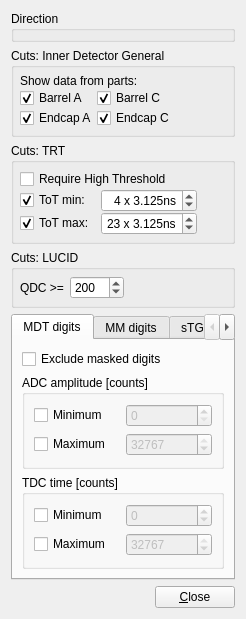
<ui version="4.0" >
 <class>RawDataSysSettingsCutsForm</class>
 <widget class="QWidget" name="RawDataSysSettingsCutsForm" >
  <property name="geometry" >
   <rect>
    <x>0</x>
    <y>0</y>
    <width>218</width>
    <height>383</height>
   </rect>
  </property>
  <property name="windowTitle" >
   <string>Form</string>
  </property>
  <layout class="QVBoxLayout" name="verticalLayout" >
   <item>
    <widget class="QGroupBox" name="groupBox_2" >
     <property name="title" >
      <string>Direction</string>
     </property>
     <layout class="QVBoxLayout" >
      <property name="margin" >
       <number>4</number>
      </property>
      <item>
       <widget class="VP1EtaPhiCutWidget" native="1" name="etaPhiCutWidget" />
      </item>
     </layout>
    </widget>
   </item>
   <item>
    <widget class="QGroupBox" name="groupBox_cuts_idgeneral" >
     <property name="title" >
      <string>Cuts: Inner Detector General</string>
     </property>
     <layout class="QHBoxLayout" name="_2" >
      <property name="spacing" >
       <number>0</number>
      </property>
      <property name="margin" >
       <number>6</number>
      </property>
      <item>
       <layout class="QGridLayout" name="_3" >
        <property name="horizontalSpacing" >
         <number>-1</number>
        </property>
        <property name="verticalSpacing" >
         <number>0</number>
        </property>
        <item row="0" column="0" colspan="2" >
         <widget class="QLabel" name="label_9" >
          <property name="text" >
           <string>Show data from parts:</string>
          </property>
         </widget>
        </item>
        <item row="1" column="0" >
         <widget class="QCheckBox" name="checkBox_cut_indet_barrelA" >
          <property name="text" >
           <string>Barrel A</string>
          </property>
          <property name="checked" >
           <bool>true</bool>
          </property>
         </widget>
        </item>
        <item row="1" column="1" >
         <widget class="QCheckBox" name="checkBox_cut_indet_barrelC" >
          <property name="text" >
           <string>Barrel C</string>
          </property>
          <property name="checked" >
           <bool>true</bool>
          </property>
         </widget>
        </item>
        <item row="2" column="0" >
         <widget class="QCheckBox" name="checkBox_cut_indet_endcapA" >
          <property name="text" >
           <string>Endcap A</string>
          </property>
          <property name="checked" >
           <bool>true</bool>
          </property>
         </widget>
        </item>
        <item row="2" column="1" >
         <widget class="QCheckBox" name="checkBox_cut_indet_endcapC" >
          <property name="text" >
           <string>Endcap C</string>
          </property>
          <property name="checked" >
           <bool>true</bool>
          </property>
         </widget>
        </item>
       </layout>
      </item>
      <item>
       <spacer>
        <property name="orientation" >
         <enum>Qt::Horizontal</enum>
        </property>
        <property name="sizeHint" stdset="0" >
         <size>
          <width>1</width>
          <height>20</height>
         </size>
        </property>
       </spacer>
      </item>
     </layout>
    </widget>
   </item>
   <item>
    <widget class="QGroupBox" name="groupBox_cuts_trt" >
     <property name="title" >
      <string>Cuts: TRT</string>
     </property>
     <layout class="QHBoxLayout" name="_4" >
      <property name="margin" >
       <number>6</number>
      </property>
      <item>
       <layout class="QGridLayout" name="_5" >
        <property name="horizontalSpacing" >
         <number>-1</number>
        </property>
        <property name="verticalSpacing" >
         <number>0</number>
        </property>
        <item row="0" column="0" colspan="2" >
         <widget class="QCheckBox" name="checkbox_cut_trt_needHT" >
          <property name="toolTip" >
           <string>If set, do not show TRT PRD which have the 'isNoise' flag set.</string>
          </property>
          <property name="text" >
           <string>Require High Threshold</string>
          </property>
          <property name="checked" >
           <bool>false</bool>
          </property>
         </widget>
        </item>
        <item row="1" column="0" >
         <widget class="QCheckBox" name="checkbox_cut_trt_TotMin" >
          <property name="toolTip" >
           <string>If set, do not show TRT PRD which have the 'isNoise' flag set.</string>
          </property>
          <property name="text" >
           <string>ToT min:</string>
          </property>
          <property name="checked" >
           <bool>true</bool>
          </property>
         </widget>
        </item>
        <item row="1" column="1" >
         <widget class="QSpinBox" name="spinBox_cut_trt_ToTMin" >
          <property name="alignment" >
           <set>Qt::AlignRight|Qt::AlignTrailing|Qt::AlignVCenter</set>
          </property>
          <property name="suffix" >
           <string> x 3.125ns</string>
          </property>
          <property name="maximum" >
           <number>24</number>
          </property>
          <property name="singleStep" >
           <number>1</number>
          </property>
          <property name="value" >
           <number>4</number>
          </property>
         </widget>
        </item>
        <item row="2" column="0" >
         <widget class="QCheckBox" name="checkbox_cut_trt_TotMax" >
          <property name="toolTip" >
           <string>If set, do not show TRT PRD which have the 'isNoise' flag set.</string>
          </property>
          <property name="text" >
           <string>ToT max:</string>
          </property>
          <property name="checked" >
           <bool>true</bool>
          </property>
         </widget>
        </item>
        <item row="2" column="1" >
         <widget class="QSpinBox" name="spinBox_cut_trt_ToTMax" >
          <property name="alignment" >
           <set>Qt::AlignRight|Qt::AlignTrailing|Qt::AlignVCenter</set>
          </property>
          <property name="suffix" >
           <string> x 3.125ns</string>
          </property>
          <property name="maximum" >
           <number>24</number>
          </property>
          <property name="singleStep" >
           <number>1</number>
          </property>
          <property name="value" >
           <number>23</number>
          </property>
         </widget>
        </item>
       </layout>
      </item>
      <item>
       <spacer>
        <property name="orientation" >
         <enum>Qt::Horizontal</enum>
        </property>
        <property name="sizeHint" stdset="0" >
         <size>
          <width>1</width>
          <height>20</height>
         </size>
        </property>
       </spacer>
      </item>
     </layout>
    </widget>
   </item>
   <item>
    <widget class="QGroupBox" name="groupBox" >
     <property name="title" >
      <string>Cuts: LUCID</string>
     </property>
     <layout class="QHBoxLayout" name="horizontalLayout" >
      <property name="margin" >
       <number>6</number>
      </property>
      <item>
       <widget class="QLabel" name="label" >
        <property name="text" >
         <string>QDC >=</string>
        </property>
       </widget>
      </item>
      <item>
       <widget class="QSpinBox" name="spinBox_lucid_qdc_min" >
        <property name="maximum" >
         <number>9999</number>
        </property>
        <property name="value" >
         <number>200</number>
        </property>
       </widget>
      </item>
      <item>
       <spacer name="horizontalSpacer" >
        <property name="orientation" >
         <enum>Qt::Horizontal</enum>
        </property>
        <property name="sizeHint" stdset="0" >
         <size>
          <width>72</width>
          <height>20</height>
         </size>
        </property>
       </spacer>
      </item>
     </layout>
    </widget>
   </item>
   <item>
    <widget class="QTabWidget" name="muonCutsTabs">
     <widget class="QWidget" name="tab_MDTCuts">
      <attribute name="title">
       <string>MDT digits</string>
      </attribute>
      <layout class="QVBoxLayout" name="layout_MDTCuts">
       <item>
        <widget class="QCheckBox" name="checkBox_mdtExcludeMasked">
         <property name="text">
          <string>Exclude masked digits</string>
         </property>
         <property name="toolTip">
          <string>Hide MDT digits whose stored isMasked flag is true. Uncheck to include both masked and unmasked digits.</string>
         </property>
        </widget>
       </item>
       <item>
        <widget class="QGroupBox" name="group_mdtAllowedADC">
         <property name="title">
          <string>ADC amplitude [counts]</string>
         </property>
         <property name="toolTip">
          <string>Inclusive bounds. Unchecked bounds are unrestricted. If minimum exceeds maximum, no digits pass. Values are compared directly with the stored digit fields.</string>
         </property>
         <layout class="QGridLayout" name="layout_mdtAllowedADC">
          <item row="0" column="0">
           <widget class="QCheckBox" name="checkBox_mdtAllowedADCMin">
            <property name="text">
             <string>Minimum</string>
            </property>
           </widget>
          </item>
          <item row="0" column="1">
           <widget class="QDoubleSpinBox" name="spinBox_mdtAllowedADCMin">
            <property name="enabled">
             <bool>false</bool>
            </property>
            <property name="decimals">
             <number>0</number>
            </property>
            <property name="minimum">
             <double>0.000</double>
            </property>
            <property name="maximum">
             <double>32767.000</double>
            </property>
            <property name="value">
             <double>0.000</double>
            </property>
           </widget>
          </item>
          <item row="1" column="0">
           <widget class="QCheckBox" name="checkBox_mdtAllowedADCMax">
            <property name="text">
             <string>Maximum</string>
            </property>
           </widget>
          </item>
          <item row="1" column="1">
           <widget class="QDoubleSpinBox" name="spinBox_mdtAllowedADCMax">
            <property name="enabled">
             <bool>false</bool>
            </property>
            <property name="decimals">
             <number>0</number>
            </property>
            <property name="minimum">
             <double>0.000</double>
            </property>
            <property name="maximum">
             <double>32767.000</double>
            </property>
            <property name="value">
             <double>32767.000</double>
            </property>
           </widget>
          </item>
         </layout>
        </widget>
       </item>
       <item>
        <widget class="QGroupBox" name="group_mdtAllowedTDC">
         <property name="title">
          <string>TDC time [counts]</string>
         </property>
         <property name="toolTip">
          <string>Inclusive bounds. Unchecked bounds are unrestricted. If minimum exceeds maximum, no digits pass. Values are compared directly with the stored digit fields.</string>
         </property>
         <layout class="QGridLayout" name="layout_mdtAllowedTDC">
          <item row="0" column="0">
           <widget class="QCheckBox" name="checkBox_mdtAllowedTDCMin">
            <property name="text">
             <string>Minimum</string>
            </property>
           </widget>
          </item>
          <item row="0" column="1">
           <widget class="QDoubleSpinBox" name="spinBox_mdtAllowedTDCMin">
            <property name="enabled">
             <bool>false</bool>
            </property>
            <property name="decimals">
             <number>0</number>
            </property>
            <property name="minimum">
             <double>-32768.000</double>
            </property>
            <property name="maximum">
             <double>32767.000</double>
            </property>
            <property name="value">
             <double>0.000</double>
            </property>
           </widget>
          </item>
          <item row="1" column="0">
           <widget class="QCheckBox" name="checkBox_mdtAllowedTDCMax">
            <property name="text">
             <string>Maximum</string>
            </property>
           </widget>
          </item>
          <item row="1" column="1">
           <widget class="QDoubleSpinBox" name="spinBox_mdtAllowedTDCMax">
            <property name="enabled">
             <bool>false</bool>
            </property>
            <property name="decimals">
             <number>0</number>
            </property>
            <property name="minimum">
             <double>-32768.000</double>
            </property>
            <property name="maximum">
             <double>32767.000</double>
            </property>
            <property name="value">
             <double>32767.000</double>
            </property>
           </widget>
          </item>
         </layout>
        </widget>
       </item>
      </layout>
     </widget>
     <widget class="QWidget" name="tab_MMCuts">
      <attribute name="title">
       <string>MM digits</string>
      </attribute>
      <layout class="QVBoxLayout" name="layout_MMCuts">
       <item>
        <widget class="QGroupBox" name="group_mmAllowedCharge">
         <property name="title">
          <string>Strip charge [electrons]</string>
         </property>
         <property name="toolTip">
          <string>Inclusive bounds. Unchecked bounds are unrestricted. If minimum exceeds maximum, no digits pass. Values are compared directly with the stored digit fields.</string>
         </property>
         <layout class="QGridLayout" name="layout_mmAllowedCharge">
          <item row="0" column="0">
           <widget class="QCheckBox" name="checkBox_mmAllowedChargeMin">
            <property name="text">
             <string>Minimum</string>
            </property>
           </widget>
          </item>
          <item row="0" column="1">
           <widget class="QDoubleSpinBox" name="spinBox_mmAllowedChargeMin">
            <property name="enabled">
             <bool>false</bool>
            </property>
            <property name="decimals">
             <number>3</number>
            </property>
            <property name="minimum">
             <double>-1000000000000.000</double>
            </property>
            <property name="maximum">
             <double>1000000000000.000</double>
            </property>
            <property name="value">
             <double>0.000</double>
            </property>
           </widget>
          </item>
          <item row="1" column="0">
           <widget class="QCheckBox" name="checkBox_mmAllowedChargeMax">
            <property name="text">
             <string>Maximum</string>
            </property>
           </widget>
          </item>
          <item row="1" column="1">
           <widget class="QDoubleSpinBox" name="spinBox_mmAllowedChargeMax">
            <property name="enabled">
             <bool>false</bool>
            </property>
            <property name="decimals">
             <number>3</number>
            </property>
            <property name="minimum">
             <double>-1000000000000.000</double>
            </property>
            <property name="maximum">
             <double>1000000000000.000</double>
            </property>
            <property name="value">
             <double>1000.000</double>
            </property>
           </widget>
          </item>
         </layout>
        </widget>
       </item>
       <item>
        <widget class="QGroupBox" name="group_mmAllowedTime">
         <property name="title">
          <string>Strip response time [ns]</string>
         </property>
         <property name="toolTip">
          <string>Inclusive bounds. Unchecked bounds are unrestricted. If minimum exceeds maximum, no digits pass. Values are compared directly with the stored digit fields.</string>
         </property>
         <layout class="QGridLayout" name="layout_mmAllowedTime">
          <item row="0" column="0">
           <widget class="QCheckBox" name="checkBox_mmAllowedTimeMin">
            <property name="text">
             <string>Minimum</string>
            </property>
           </widget>
          </item>
          <item row="0" column="1">
           <widget class="QDoubleSpinBox" name="spinBox_mmAllowedTimeMin">
            <property name="enabled">
             <bool>false</bool>
            </property>
            <property name="decimals">
             <number>3</number>
            </property>
            <property name="minimum">
             <double>-1000000000.000</double>
            </property>
            <property name="maximum">
             <double>1000000000.000</double>
            </property>
            <property name="value">
             <double>0.000</double>
            </property>
           </widget>
          </item>
          <item row="1" column="0">
           <widget class="QCheckBox" name="checkBox_mmAllowedTimeMax">
            <property name="text">
             <string>Maximum</string>
            </property>
           </widget>
          </item>
          <item row="1" column="1">
           <widget class="QDoubleSpinBox" name="spinBox_mmAllowedTimeMax">
            <property name="enabled">
             <bool>false</bool>
            </property>
            <property name="decimals">
             <number>3</number>
            </property>
            <property name="minimum">
             <double>-1000000000.000</double>
            </property>
            <property name="maximum">
             <double>1000000000.000</double>
            </property>
            <property name="value">
             <double>1000.000</double>
            </property>
           </widget>
          </item>
         </layout>
        </widget>
       </item>
      </layout>
     </widget>
     <widget class="QWidget" name="tab_sTGCCuts">
      <attribute name="title">
       <string>sTGC digits</string>
      </attribute>
      <layout class="QVBoxLayout" name="layout_sTGCCuts">
       <item>
        <widget class="QGroupBox" name="group_stgcAllowedCharge">
         <property name="title">
          <string>Charge [digit units]</string>
         </property>
         <property name="toolTip">
          <string>Inclusive bounds. Unchecked bounds are unrestricted. If minimum exceeds maximum, no digits pass. Values are compared directly with the stored digit fields.</string>
         </property>
         <layout class="QGridLayout" name="layout_stgcAllowedCharge">
          <item row="0" column="0">
           <widget class="QCheckBox" name="checkBox_stgcAllowedChargeMin">
            <property name="text">
             <string>Minimum</string>
            </property>
           </widget>
          </item>
          <item row="0" column="1">
           <widget class="QDoubleSpinBox" name="spinBox_stgcAllowedChargeMin">
            <property name="enabled">
             <bool>false</bool>
            </property>
            <property name="decimals">
             <number>3</number>
            </property>
            <property name="minimum">
             <double>-1000000000000.000</double>
            </property>
            <property name="maximum">
             <double>1000000000000.000</double>
            </property>
            <property name="value">
             <double>0.000</double>
            </property>
           </widget>
          </item>
          <item row="1" column="0">
           <widget class="QCheckBox" name="checkBox_stgcAllowedChargeMax">
            <property name="text">
             <string>Maximum</string>
            </property>
           </widget>
          </item>
          <item row="1" column="1">
           <widget class="QDoubleSpinBox" name="spinBox_stgcAllowedChargeMax">
            <property name="enabled">
             <bool>false</bool>
            </property>
            <property name="decimals">
             <number>3</number>
            </property>
            <property name="minimum">
             <double>-1000000000000.000</double>
            </property>
            <property name="maximum">
             <double>1000000000000.000</double>
            </property>
            <property name="value">
             <double>1000.000</double>
            </property>
           </widget>
          </item>
         </layout>
        </widget>
       </item>
       <item>
        <widget class="QGroupBox" name="group_stgcAllowedTime">
         <property name="title">
          <string>Time [ns]</string>
         </property>
         <property name="toolTip">
          <string>Inclusive bounds. Unchecked bounds are unrestricted. If minimum exceeds maximum, no digits pass. Values are compared directly with the stored digit fields.</string>
         </property>
         <layout class="QGridLayout" name="layout_stgcAllowedTime">
          <item row="0" column="0">
           <widget class="QCheckBox" name="checkBox_stgcAllowedTimeMin">
            <property name="text">
             <string>Minimum</string>
            </property>
           </widget>
          </item>
          <item row="0" column="1">
           <widget class="QDoubleSpinBox" name="spinBox_stgcAllowedTimeMin">
            <property name="enabled">
             <bool>false</bool>
            </property>
            <property name="decimals">
             <number>3</number>
            </property>
            <property name="minimum">
             <double>-1000000000.000</double>
            </property>
            <property name="maximum">
             <double>1000000000.000</double>
            </property>
            <property name="value">
             <double>0.000</double>
            </property>
           </widget>
          </item>
          <item row="1" column="0">
           <widget class="QCheckBox" name="checkBox_stgcAllowedTimeMax">
            <property name="text">
             <string>Maximum</string>
            </property>
           </widget>
          </item>
          <item row="1" column="1">
           <widget class="QDoubleSpinBox" name="spinBox_stgcAllowedTimeMax">
            <property name="enabled">
             <bool>false</bool>
            </property>
            <property name="decimals">
             <number>3</number>
            </property>
            <property name="minimum">
             <double>-1000000000.000</double>
            </property>
            <property name="maximum">
             <double>1000000000.000</double>
            </property>
            <property name="value">
             <double>1000.000</double>
            </property>
           </widget>
          </item>
         </layout>
        </widget>
       </item>
      </layout>
     </widget>
    </widget>
   </item>
   <item>
    <layout class="QHBoxLayout" >
     <property name="spacing" >
      <number>0</number>
     </property>
     <item>
      <spacer>
       <property name="orientation" >
        <enum>Qt::Horizontal</enum>
       </property>
       <property name="sizeHint" stdset="0" >
        <size>
         <width>40</width>
         <height>20</height>
        </size>
       </property>
      </spacer>
     </item>
     <item>
      <widget class="QPushButton" name="pushButton_close" >
       <property name="text" >
        <string>&amp;Close</string>
       </property>
      </widget>
     </item>
    </layout>
   </item>
  </layout>
 </widget>
 <customwidgets>
  <customwidget>
   <class>VP1EtaPhiCutWidget</class>
   <extends>QWidget</extends>
   <header>VP1Base/VP1EtaPhiCutWidget.h</header>
   <container>1</container>
  </customwidget>
 </customwidgets>
 <resources/>
 <connections/>
</ui>
